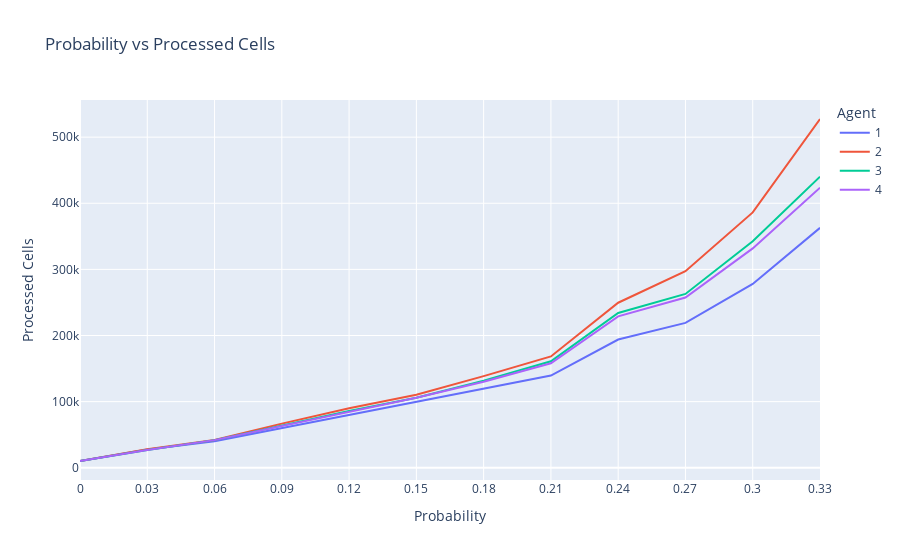

Notebook cell for this chart:
### Code cell
fig1 = px.line(avg_results_df, x="Probability", y="Processed Cells", color="Agent", title='Probability vs Processed Cells')
fig1.update_xaxes(dtick=0.03)
fig1.show()

plotly.io.write_image(fig1, file="./images/prob_processed3.png", scale=5)

### Figure 1 — Plotly figure (JSON) as saved in the notebook; plotly's stock layout.template omitted (floating-point values rounded to 4 significant figures)
{"data": [{"hovertemplate": "Agent=1<br>Probability=%{x}<br>Processed Cells=%{y}<extra></extra>", "legendgroup": "1", "line": {"color": "#636efa", "dash": "solid"}, "marker": {"symbol": "circle"}, "mode": "lines", "name": "1", "orientation": "v", "showlegend": true, "type": "scatter", "x": [0, 0.03, 0.06, 0.09, 0.12, 0.15, 0.18, 0.21, 0.24, 0.27, 0.3, 0.33], "xaxis": "x", "y": [10201, 27430.0, 39980.0, 60030.0, 80130.0, 99760.0, 119300.0, 139500.0, 193900.0, 219100.0, 278000.0, 362800.0], "yaxis": "y"}, {"hovertemplate": "Agent=2<br>Probability=%{x}<br>Processed Cells=%{y}<extra></extra>", "legendgroup": "2", "line": {"color": "#EF553B", "dash": "solid"}, "marker": {"symbol": "circle"}, "mode": "lines", "name": "2", "orientation": "v", "showlegend": true, "type": "scatter", "x": [0, 0.03, 0.06, 0.09, 0.12, 0.15, 0.18, 0.21, 0.24, 0.27, 0.3, 0.33], "xaxis": "x", "y": [10201, 28050.0, 41820.0, 66720.0, 89960.0, 110400.0, 138500.0, 168400.0, 249600.0, 297400.0, 386100.0, 527500.0], "yaxis": "y"}, {"hovertemplate": "Agent=3<br>Probability=%{x}<br>Processed Cells=%{y}<extra></extra>", "legendgroup": "3", "line": {"color": "#00cc96", "dash": "solid"}, "marker": {"symbol": "circle"}, "mode": "lines", "name": "3", "orientation": "v", "showlegend": true, "type": "scatter", "x": [0, 0.03, 0.06, 0.09, 0.12, 0.15, 0.18, 0.21, 0.24, 0.27, 0.3, 0.33], "xaxis": "x", "y": [10201, 26870.0, 41760.0, 63610.0, 85860.0, 106000.0, 131800.0, 160955, 234100.0, 262860, 342500.0, 440200.0], "yaxis": "y"}, {"hovertemplate": "Agent=4<br>Probability=%{x}<br>Processed Cells=%{y}<extra></extra>", "legendgroup": "4", "line": {"color": "#ab63fa", "dash": "solid"}, "marker": {"symbol": "circle"}, "mode": "lines", "name": "4", "orientation": "v", "showlegend": true, "type": "scatter", "x": [0, 0.03, 0.06, 0.09, 0.12, 0.15, 0.18, 0.21, 0.24, 0.27, 0.3, 0.33], "xaxis": "x", "y": [10201, 26870.0, 41760.0, 63400.0, 85050.0, 105800.0, 130000.0, 158100.0, 229000.0, 257500.0, 331700.0, 423500.0], "yaxis": "y"}], "layout": {"legend": {"title": {"text": "Agent"}, "tracegroupgap": 0}, "title": {"text": "Probability vs Processed Cells"}, "xaxis": {"anchor": "y", "domain": [0, 1], "dtick": 0.03, "title": {"text": "Probability"}}, "yaxis": {"anchor": "x", "domain": [0, 1], "title": {"text": "Processed Cells"}}}}
